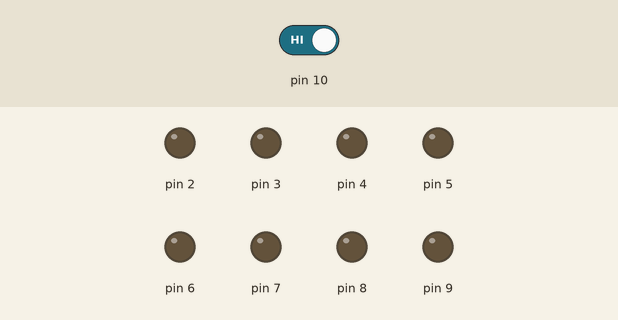
Recording of a sketch running on a simulated Arduino Uno, built with avr-gcc and run on an emulated ATmega328P. Parts: output pins drawn as LEDs (lit = HIGH). Inputs (shaded band) come from the test bench; at power-on: pin 10 HIGH.

Above: at 1.2 s.
1.3 s: pin 10 driven LOW
At 1.9 s:
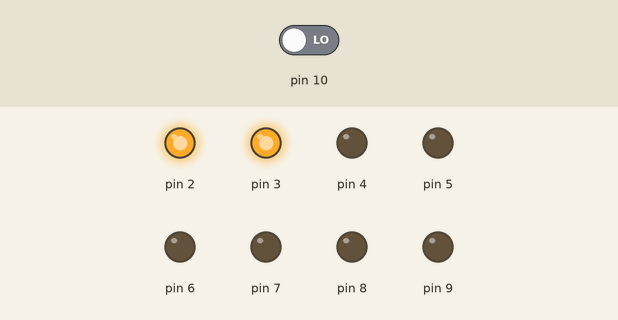
2.8 s: pin 10 driven HIGH
At 4.2 s:
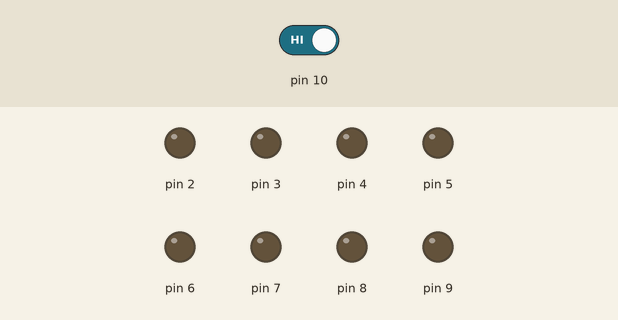
Timing chart, 0 to 5.8 s (numbered marks = the images above; inputs shaded):
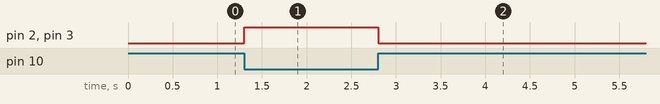

The sketch:

03Pulsadores.ino
```cpp
void setup() {
  //Colocando los pines de 2-9 como salida
  for (int i=2 ; i<=9 ; i++)
    pinMode(i,OUTPUT);

  //Colocando los pines 10,11,12 como entrada
  pinMode(10,INPUT);
  pinMode(11,INPUT);
  pinMode(12,INPUT);
}

void loop() {
  //Verificando Pulsador pin 10
  if ( digitalRead(10) == LOW )
  {
    digitalWrite(2,HIGH);
    digitalWrite(3,HIGH);
  }
  else
  {
    digitalWrite(2,LOW);
    digitalWrite(3,LOW);
  }
}
```

Measured:
- after the input at 1.3 s, pin 2, pin 3: LOW → HIGH at once
- after the input at 2.8 s, pin 2, pin 3: HIGH → LOW at once
